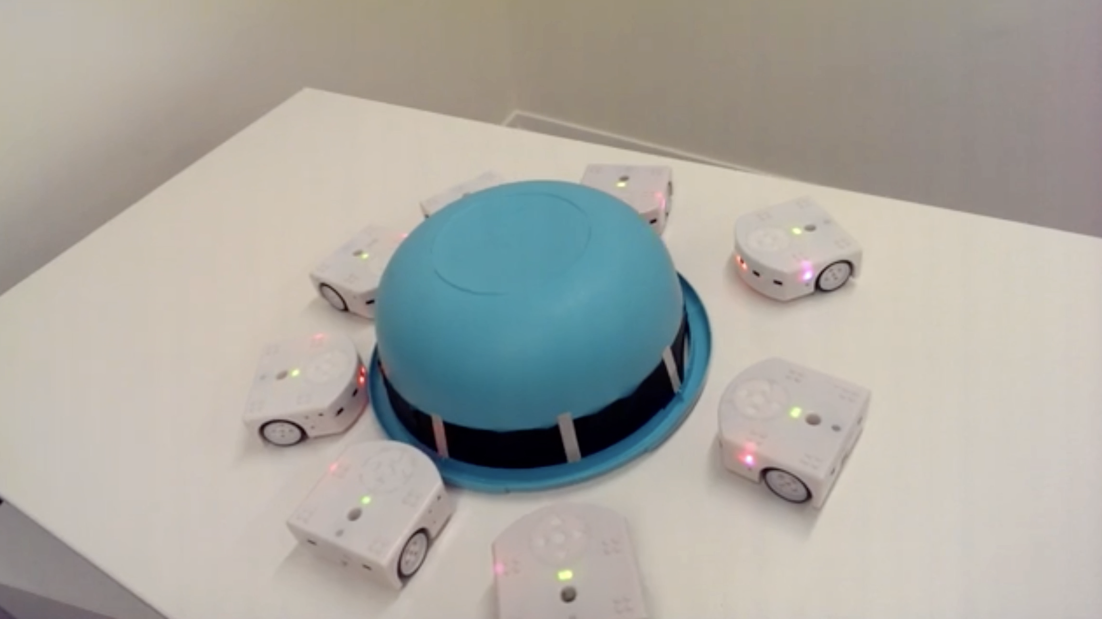
#> input picture Computer Vision Tutorials/images/thymio_img.png, 3304 x 1856 px (shown at 1/3 size)
$ jupyter execute --allow-errors 'OpenCV Examples.ipynb'   (shell and % lines are left out)   (older library calls are emulated)   (text cells are left out)
#> lines starting #> are read from the running program, lines starting #| are printed output that depends on the picture; pictures that were not available may be replaced by others from this repository, and a replacement may not be noted
[cell 1]
import cv2
import time

import numpy as np

import matplotlib.pyplot as plt

from bokeh.plotting import figure
from bokeh.io import output_notebook, show, push_notebook
from tqdm import tqdm

import IPython.display as Disp
from ipywidgets import widgets

[cell 2]
img = cv2.imread('images/thymio_img.png', cv2.IMREAD_COLOR)
#> img is the input picture: shape (1856, 3304, 3); mean B, G, R 161, 168, 170.3

# If the image path is wrong, the resulting img will be none
if img is None:
    print('Open Error')
else:
    print('Image Loaded')
    plt.imshow(cv2.cvtColor(img, cv2.COLOR_BGR2RGB))
#> (this line was passed over: IPython is not available in this run)

[cell 3]
output_notebook()

# Create a VideoCapture object and read from input file
# If the input is the camera, pass 0 instead of the video file name
cap = cv2.VideoCapture('images/thymio_mov_480p.mov')

# Check if camera opened successfully
if not cap.isOpened():
    print("Error opening video stream or file")

# Getting a first frame for the width and height of the plot
ret, frame = cap.read()
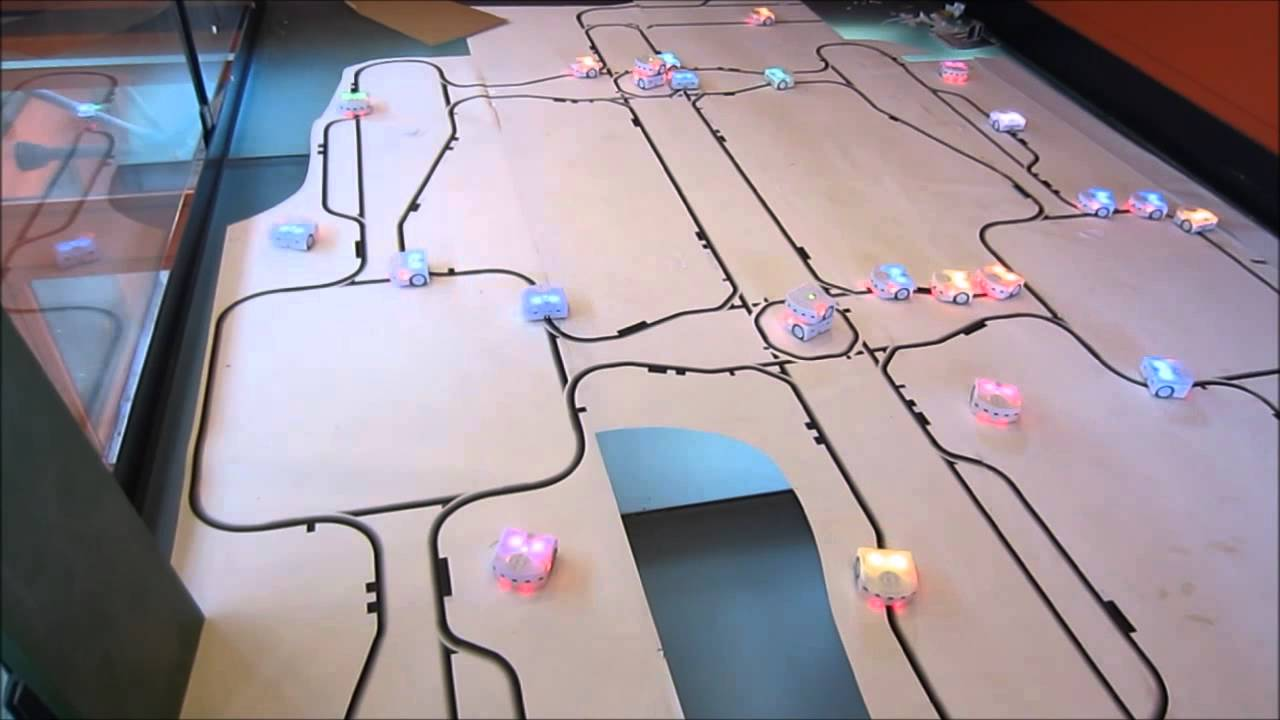
#> input picture Computer Vision Tutorials/images/thymio_traffic.jpg, 1280 x 720 px, given in place of thymio_mov_480p.mov, which was not available
#> frame is the input picture: shape (720, 1280, 3); mean B, G, R 152.3, 144.5, 155.4
frame = cv2.cvtColor(frame[::-1, :,:], cv2.COLOR_BGR2RGBA) # because Bokeh expects a RGBA image and flips images vertically
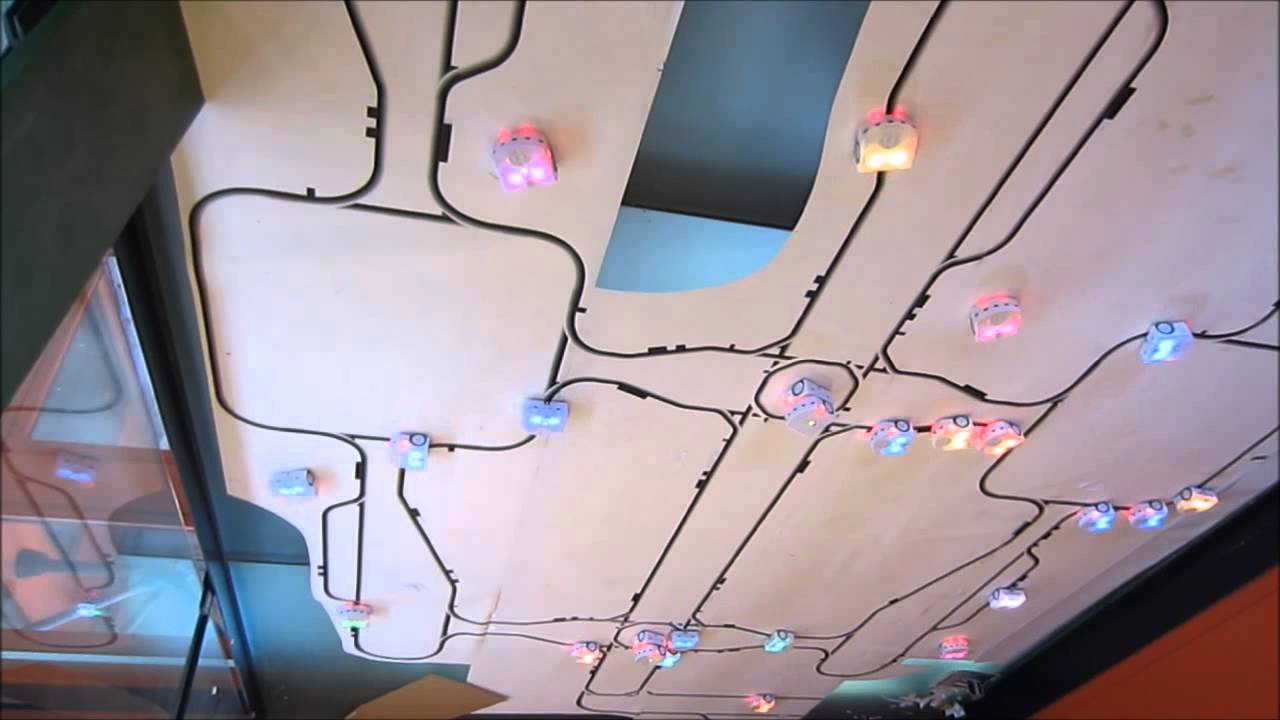
#> frame: shape (720, 1280, 4); mean R, G, B, A 155.4, 144.5, 152.3, 255
width, height = frame.shape[1], frame.shape[0]
#> width = 1280; height = 720

# Creating the plot
p = figure(x_range=(0,width), y_range=(0,height), output_backend="webgl", width=width, height=height)
myImage = p.image_rgba(image=[frame], x=0, y=0, dw=width, dh=height)
show(p, notebook_handle=True)

# Read until video is completed
#> (the rest of this cell did not finish here and is left out)

[cell 4]
zebra_img = cv2.imread('images/beach.jpg', cv2.IMREAD_COLOR)
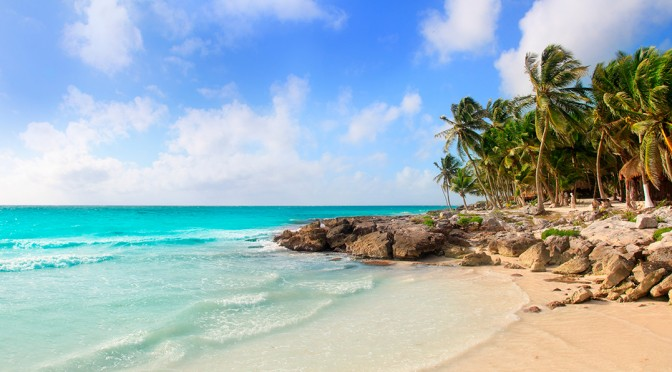
#> input picture Computer Vision Tutorials/images/beach.jpg, 672 x 372 px
#> zebra_img is the input picture: shape (372, 672, 3); mean B, G, R 184.5, 178.1, 157.7

plt.figure(figsize=(6,4))
#> (this line was passed over: IPython is not available in this run)
plt.imshow(zebra_img[:,:,::-1])
#> (this line was passed over: IPython is not available in this run)
plt.title("Original")
#> (this line was passed over: IPython is not available in this run)

# Averaging with a 9x9 kernel
avg = cv2.blur(zebra_img,(9,9))
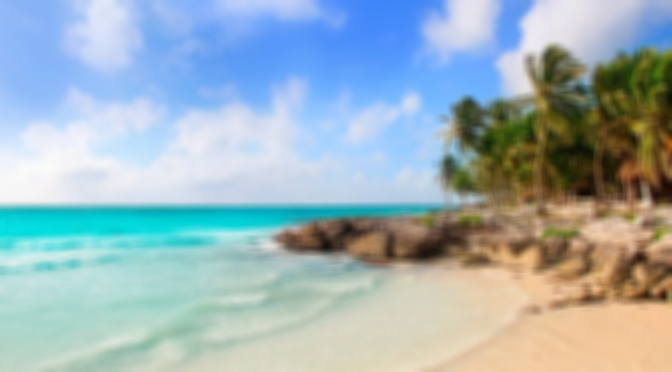
#> avg: shape (372, 672, 3); mean B, G, R 184.5, 178.1, 157.7

# Median Filtering, effective in removing salt and pepper noise
median = cv2.medianBlur(zebra_img,9)
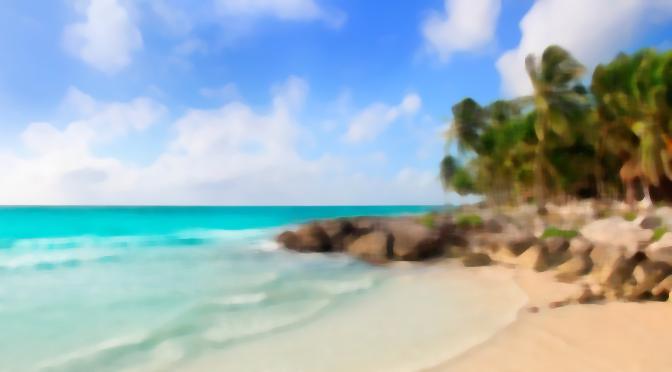
#> median: shape (372, 672, 3); mean B, G, R 184.1, 178, 157.6

# Gaussian Filtering with a 10x10 kernel
gauss = cv2.GaussianBlur(zebra_img,(9,9),0)
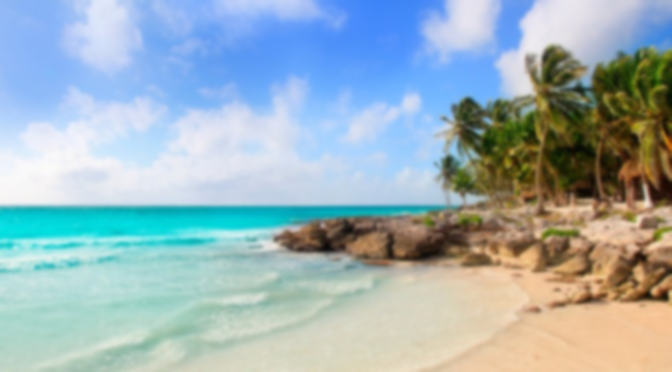
#> gauss: shape (372, 672, 3); mean B, G, R 184.5, 178.1, 157.7

# Bilateral Filtering
bilateral = cv2.bilateralFilter(zebra_img,9,75,75)

# Custom Kernel (here equivalent to the average filtering)
kernel = np.ones((9,9),np.float32)/81
custom = cv2.filter2D(zebra_img,-1,kernel)


#> (the rest of this cell did not finish here and is left out)

[cell 5]
# Converting the original image to black and white

# Bilateral Filtering
bilateral = cv2.bilateralFilter(img,9,75,75)
#> bilateral: shape (1856, 3304, 3)

bw_img = cv2.cvtColor(bilateral, cv2.COLOR_BGR2GRAY)
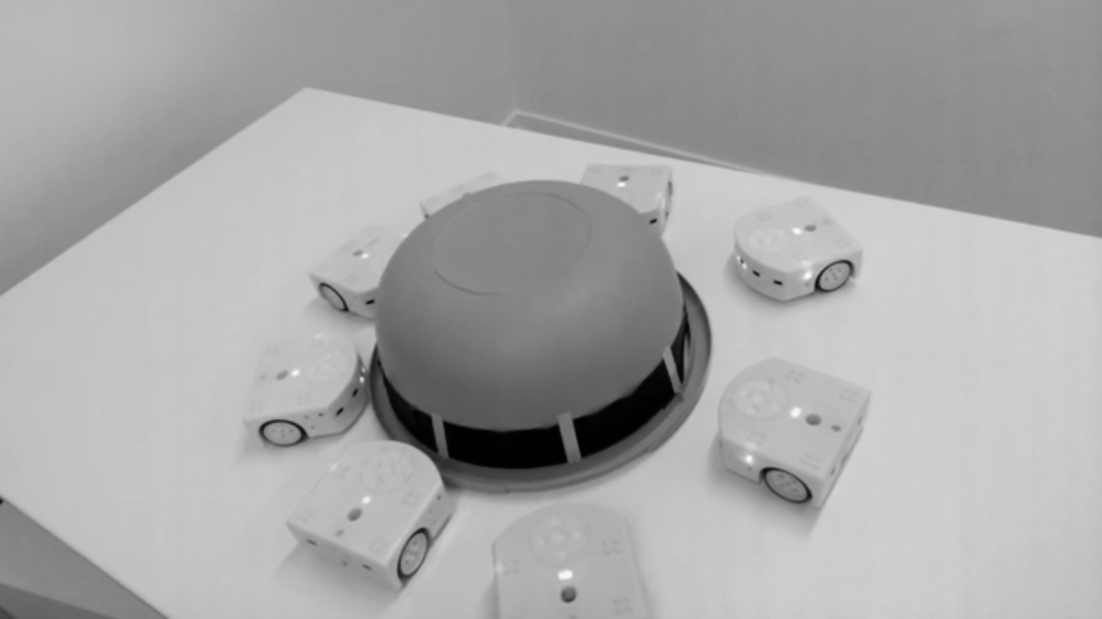
#> bw_img: shape (1856, 3304) (shown at 1/3 size); min 0, max 253, mean 167.9

hist, bins = np.histogram(bw_img.flatten(),256,[0,256])
#> hist = 256 values, max 233896 at index 204, min 0 at index 254, mean 23954; bins = 257 values from 0 to 256

cdf = hist.cumsum()
#> cdf = 256 values from 1115 to 6132224
cdf_normalized = cdf * hist.max()/ cdf.max()
#> cdf_normalized = 256 values from 42.53 to 233896

plt.figure()
#> (this line was passed over: IPython is not available in this run)
plt.hist(bw_img.flatten(),256,[0,256], color = 'r')
#> (this line was passed over: IPython is not available in this run)
plt.plot(cdf_normalized, color="b")
#> (this line was passed over: IPython is not available in this run)
plt.xlim([0,256])
plt.legend(('histogram', "cdf"), loc = 'upper left')
plt.show()
